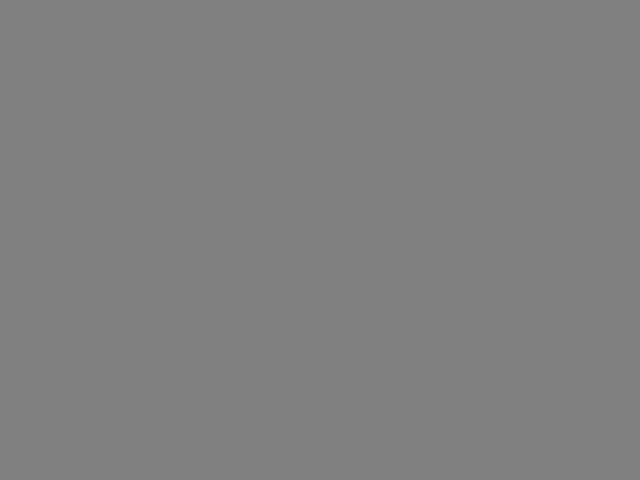
Frame 1 (no input)
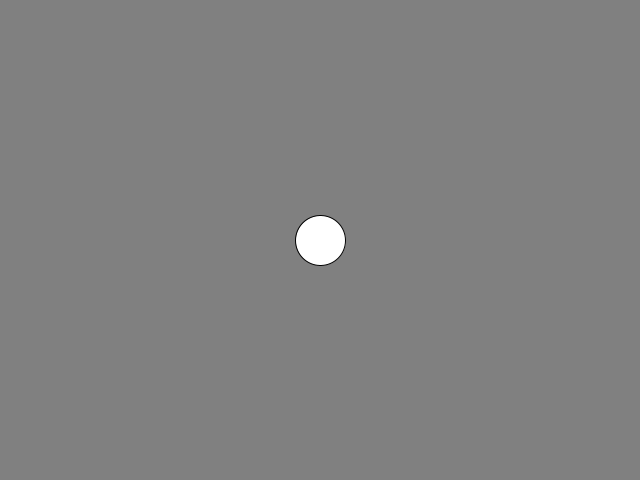
Frame 60 (the mouse pressed at the canvas centre just before this capture)
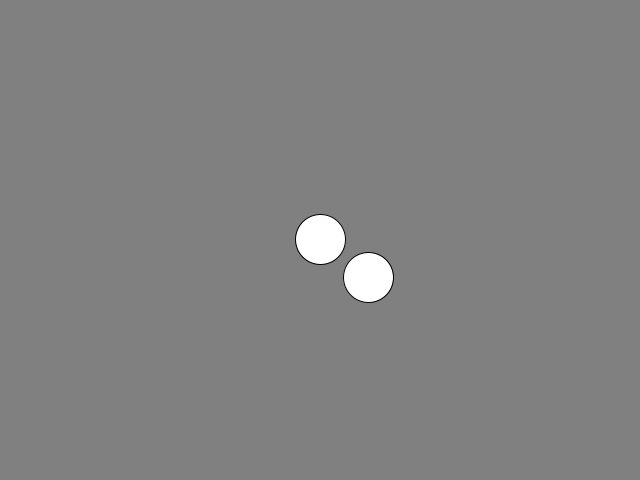
Frame 120 (the mouse held since frame 60 and released just before this capture)

The Processing sketch that drew these frames (run headless with seeded random() and noise(); from frame 60 on, the mouse is pressed at the canvas centre):

// Processing sketch: ListSample1
// ── ListSample1.pde
class Element {
  PVector position;
  PVector velocity;
  
  Element() {
    // Initial position: Center of the window
    position = new PVector(width / 2, height / 2);
    
    // Velocity: random direction
    velocity = PVector.random2D();
  }
  
  void update() {
    // Move
    position.add(velocity);
  }
  
  void display() {
    ellipse(position.x, position.y, 50, 50);
  }
}


ArrayList<Element> elements;

void setup() {
  size(640, 480);
  elements = new ArrayList<Element>();
}

void draw() {
  background(128);
  
  // Every second
  if (frameCount % 60 == 0) {
    elements.add(new Element());  // Add new element.
  }

  for (Element eachElement : elements) {
    eachElement.update();
  }

  for (Element eachElement : elements) {
    eachElement.display();
  }
}
